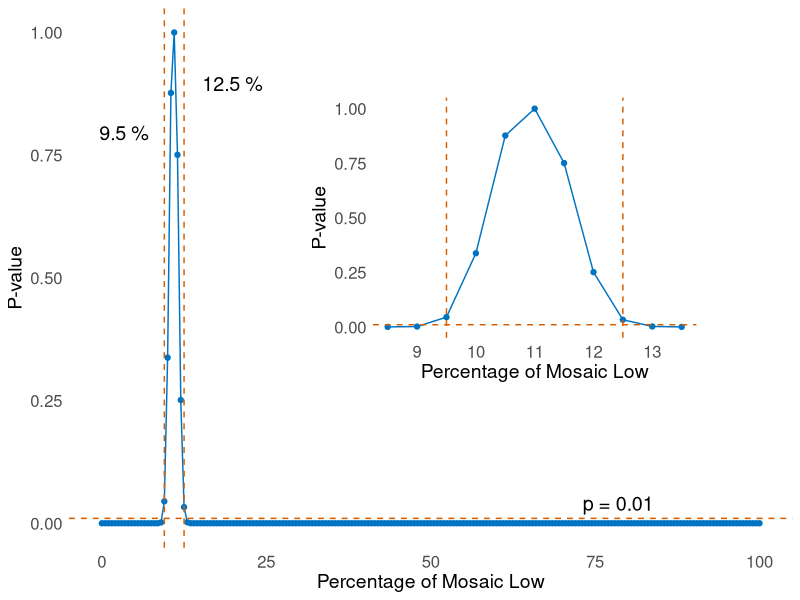
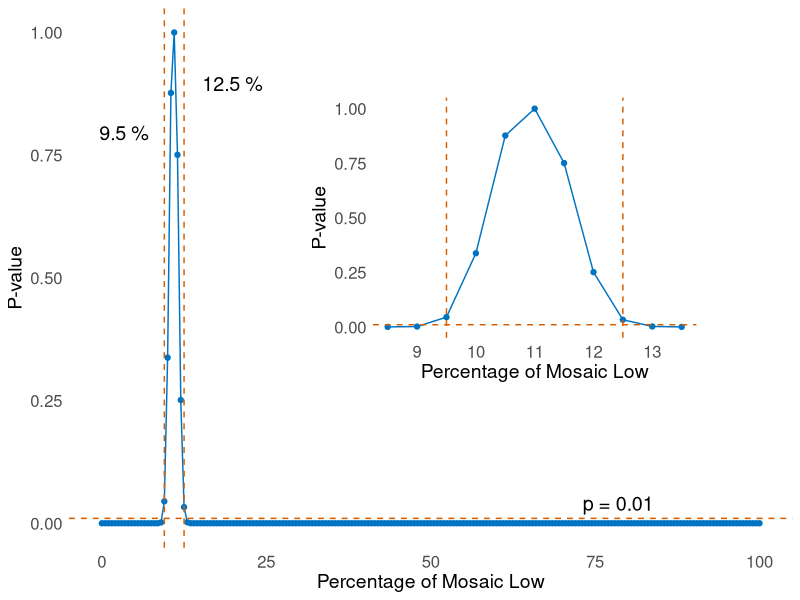
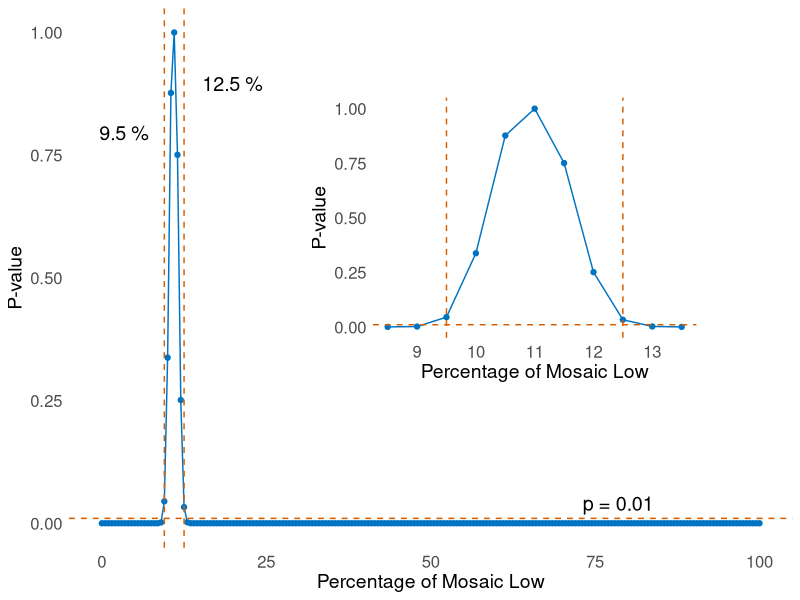

Here is the R script that generated these plots, in order:
# Install required packages if not already installed
if (!require(ggplot2)) install.packages("ggplot2")
if (!require(cowplot)) install.packages("cowplot")

library(cowplot)
library(ggplot2)
library(gridExtra)
library(grid)

# Clinical data
clinical_data <- c(6512, 799, 462, 4088)

# Constants for mosaic high and aneuploid categories
constant_mosaic_high <- 462
constant_aneuploid <- 4088

# Calculate the total number of cases (excluding constants)
total_cases <- sum(clinical_data) - constant_mosaic_high - constant_aneuploid

# Initial simulated data
initial_simulated_data <- c(total_cases, 0, constant_mosaic_high, constant_aneuploid)

# Number of steps for 0.5% change
step_size <- 0.5
num_steps <- round(100 / step_size)

# Function to generate intermediate populations with smaller step sizes
generate_intermediate_populations <- function(total_cases, steps, constant_high, constant_aneu) {
  populations <- list()
  percentages <- numeric(steps + 1)
  
  for (i in 0:steps) {
    proportion_euploid <- (steps - i) / steps
    proportion_mosaic_low <- i / steps
    
    euploid <- round(total_cases * proportion_euploid)
    mosaic_low <- round(total_cases * proportion_mosaic_low)
    
    # Ensure the sum of the changing categories does not exceed the total_cases
    if (euploid + mosaic_low > total_cases) {
      mosaic_low <- total_cases - euploid
    }
    
    populations[[i + 1]] <- c(euploid, mosaic_low, constant_high, constant_aneu)
    percentages[i + 1] <- proportion_mosaic_low * 100
  }
  return(list(populations = populations, percentages = percentages))
}

# Generate populations from 100% euploid to 100% mosaic low with 0.5% steps
results <- generate_intermediate_populations(total_cases, num_steps, constant_mosaic_high, constant_aneuploid)
intermediate_populations <- results$populations
percentages <- results$percentages

# Function to run chi-squared tests
run_chi_squared_tests <- function(clinical, populations) {
  p_values <- numeric(length(populations))
  for (i in 1:length(populations)) {
    chi_vals <- matrix(c(populations[[i]], clinical), ncol = 4, byrow = TRUE)
    test_result <- chisq.test(chi_vals)
    p_values[i] <- test_result$p.value
  }
  return(p_values)
}

# Run chi-squared tests
p_values <- run_chi_squared_tests(clinical_data, intermediate_populations)

# Check increments
check_increments <- function(populations, steps) {
  increments <- numeric(steps)
  for (i in 1:(steps - 1)) {
    prev_population <- populations[[i]]
    next_population <- populations[[i + 1]]
    increments[i] <- (next_population[1] - prev_population[1]) / prev_population[1] * 100
  }
  return(increments)
}

# Get increments
increments <- check_increments(intermediate_populations, num_steps)

# Print increments and p-values
print(increments)
print(p_values)

# Find the largest p-value
max_p_value <- max(p_values, na.rm = TRUE)
print(paste("Maximum p-value:", max_p_value))

# Define the threshold for comparison (e.g., 0.01)
threshold <- 0.01

# Count how many p-values are greater than the threshold
large_p_values_count <- sum(p_values > threshold, na.rm = TRUE)

# Calculate the percentage of large p-values
percentage_large <- (large_p_values_count / length(p_values)) * 100
print(paste("Percentage of p-values above", threshold, ":", percentage_large, "%"))

# Find the index where the p-value first exceeds the threshold
matching_index <- which(p_values > threshold)[1]

# Retrieve the corresponding percentage of Mosaic Low
matching_percentage <- percentages[matching_index]

# Print the result
print(paste("The populations start to meet the clinical distribution at Mosaic Low percentage:", matching_percentage, "%"))

# Find the index where the p-value first exceeds the threshold
matching_index_start <- which(p_values > threshold)[1]

# Find the index where the p-value last exceeds the threshold before dropping off
matching_index_end <- tail(which(p_values > threshold), 1)

# Retrieve the corresponding percentage of Mosaic Low for the drop-off
drop_off_percentage <- percentages[matching_index_end]

# Print the result
print(paste("The populations drop back off from the clinical distribution at Mosaic Low percentage:", drop_off_percentage, "%"))

# Clinical categories
categories <- c("Euploid", "Mosaic Low", "Constant Mosaic High", "Constant Aneuploid")

# Identify indices for percentages in the 9.5% to 12.5% range
indexes_in_range <- which(percentages >= 9.5 & percentages <= 12.5)

# Extract corresponding populations
populations_in_range <- intermediate_populations[indexes_in_range]
percentages_in_range <- percentages[indexes_in_range]

# Create a data frame with the population details
pops9.512.5_df <- data.frame(
  Percentage = percentages_in_range,
  Euploid = sapply(populations_in_range, function(x) x[1]),
  Mosaic_Low = sapply(populations_in_range, function(x) x[2]),
  Constant_Mosaic_High = sapply(populations_in_range, function(x) x[3]),
  Constant_Aneuploid = sapply(populations_in_range, function(x) x[4])
)

# Print the data frame
print(pops9.512.5_df)

# Create the data frame for plotting
data <- data.frame(
  Percentage = percentages,
  P_Value = p_values
)

# Color palette for accessibility
line_color <- "#0073C2FF"  # Blue
highlight_color <- "#D55E00"  # Orange
hline_color <- "#D55E00"  # Bright Orange for p-value threshold

# Create the main plot
assumedpops <- ggplot(data, aes(x = Percentage, y = P_Value)) +
  geom_line(color = line_color) +
  geom_point(color = line_color) +
  geom_vline(xintercept = matching_percentage, linetype = "dashed", color = highlight_color) +
  geom_vline(xintercept = drop_off_percentage, linetype = "dashed", color = highlight_color) +
  geom_hline(yintercept = threshold, linetype = "dashed", color = hline_color) +
  annotate("text", x = matching_percentage, y = max(p_values) * 0.75, label = paste(matching_percentage, "%"), 
           color = "black", vjust = -1, hjust = 1.3, size = 5) +  # Increase text size
  annotate("text", x = drop_off_percentage, y = max(p_values) * 0.85, label = paste(drop_off_percentage, "%"), 
           color = "black", vjust = -1, hjust = -0.3, size = 5) +  # Increase text size
  annotate("text", x = max(percentages) * 0.85, y = threshold, label = "p = 0.01", 
           color = "black", hjust = 1.1, vjust = -0.5, size = 5) +  # Increase text size
  labs(x = "Percentage of Mosaic Low", y = "P-value") +
  ylim(0, 1) +
  theme_minimal() +
  theme(panel.grid = element_blank(),
        axis.title = element_text(size = 14),  # Axis labels
        axis.text = element_text(size = 12),   # Axis text
        plot.title = element_text(size = 16),  # Title text
        legend.text = element_text(size = 12))  # Legend text

# Create the zoomed-in plot (inset plot)
zoom_plot <- ggplot(data, aes(x = Percentage, y = P_Value)) +
  geom_line(color = line_color) +
  geom_point(color = line_color) +
  geom_vline(xintercept = matching_percentage, linetype = "dashed", color = highlight_color) +
  geom_vline(xintercept = drop_off_percentage, linetype = "dashed", color = highlight_color) +
  geom_hline(yintercept = threshold, linetype = "dashed", color = hline_color) +
  labs(x = "Percentage of Mosaic Low", y = "P-value") +
  scale_x_continuous(limits = c(matching_percentage - 1, drop_off_percentage + 1)) +  # Zoom window
  scale_y_continuous(limits = c(0, 1)) +  # Linear scale for y-axis
  theme_minimal() +
  theme(panel.grid = element_blank(),
        axis.title = element_text(size = 14),  # Axis labels
        axis.text = element_text(size = 12),   # Axis text
        plot.title = element_text(size = 16),  # Title text
        legend.text = element_text(size = 12))  # Legend text

# Create a combined plot using ggdraw
combined_plot_0.01 <- ggdraw() +
  draw_plot(assumedpops) +
  draw_plot(zoom_plot, x = 0.38, y = 0.35, width = 0.5, height = 0.5)  # Adjusted position and size of the inset

# Print the combined plot
print(combined_plot_0.01)

# Save the combined plot to a file with a white background
ggsave("combined_plot_0.01.png", plot = combined_plot_0.01, width = 6.7, height = 6.7, dpi = 300, bg = "white")

# Print the combined plot
print(combined_plot_0.01)
